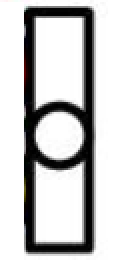
#> input picture test3/ll1_l.png, 60 x 140 px (shown 2 times larger)
$ python rotate_image.py
#> lines starting #> are read from the running program, lines starting #| are printed output that depends on the picture
import os
from PIL import Image

def rotate_image(image_path, angle, output_path):
    """
    Rotates an image by a given angle and saves it.

    Args:
        image_path (str): Path to the input image.
        angle (float): The rotation angle in degrees.
        output_path (str): Path to save the rotated image.
    """
#> called with image_path = 'test3/ll1_l.png', angle = 37, output_path = 'test3/ll1_l_rotated_37.png'
    try:
        with Image.open(image_path) as img:
#> img is the input picture: PIL image 60x140 RGBA; mean R, G, B, A 200.6, 200.4, 200.3, 255
            rotated_img = img.rotate(angle, resample=Image.BICUBIC, expand=True)
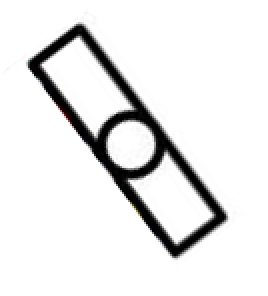
#> rotated_img: PIL image 134x148 RGBA (shown 2 times larger); mean R, G, B, A 84.8, 84.7, 84.7, 108; transparent parts drawn white
            rotated_img.save(output_path)
            print(f"Image successfully rotated by {angle} degrees and saved to {output_path}")
    except FileNotFoundError:
        print(f"Error: The file {image_path} was not found.")
    except Exception as e:
        print(f"An error occurred: {e}")

if __name__ == "__main__":
    # The script is in the same folder as the image
    current_folder = os.path.dirname(os.path.abspath(__file__))

    # Find the first jpg image in the folder
    image_name = "ll1_l.jpg"
    for file in os.listdir(current_folder):
        if file.lower().endswith((".jpg", ".jpeg", ".png")):
            image_name = file
            break

    if not image_name:
        print("No image found in the script's directory.")
    else:
        image_path = os.path.join(current_folder, image_name)

        angle = 37

        # Create output path
        file_name, file_ext = os.path.splitext(image_name)
        output_image_name = f"{file_name}_rotated_{angle}{file_ext}"
        output_path = os.path.join(current_folder, output_image_name)

        rotate_image(image_path, angle, output_path)

$ run again, with test3/micro_0111_S15.jpg saved as test3/ll1_l.png
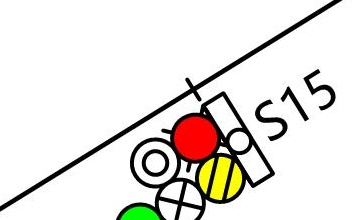
#> input picture test3/micro_0111_S15.jpg, 362 x 220 px
#> in rotate_image, img is the input picture: PIL image 362x220 RGB; mean R, G, B 230.7, 227.3, 223
#> in rotate_image, `rotated_img = img.rotate(angle, resample=Image.BICUBIC, expand=True)`:
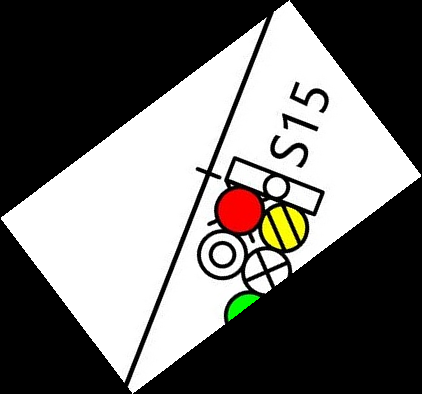
#> rotated_img: PIL image 422x394 RGB; mean R, G, B 110.4, 108.8, 106.8

$ run again, with test3/micro_0111_S15_rotated_-30.jpg saved as test3/ll1_l.png
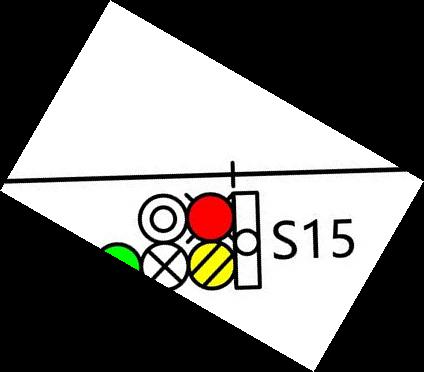
#> input picture test3/micro_0111_S15_rotated_-30.jpg, 424 x 372 px
#> in rotate_image, img is the input picture: PIL image 424x372 RGB; mean R, G, B 116.4, 114.7, 112.6
#> in rotate_image, `rotated_img = img.rotate(angle, resample=Image.BICUBIC, expand=True)`:
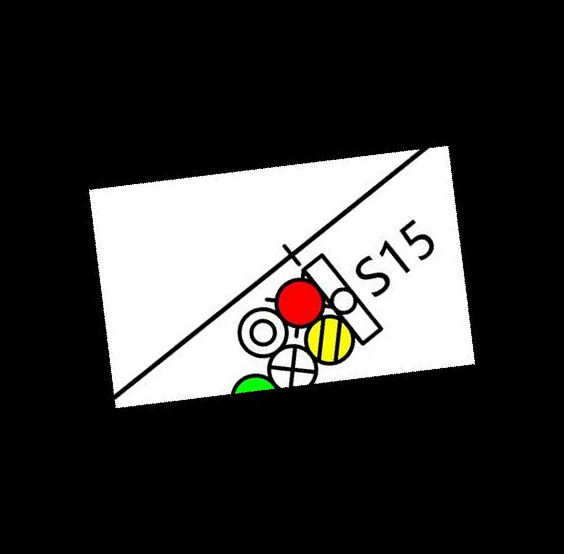
#> rotated_img: PIL image 564x554 RGB; mean R, G, B 58.7, 57.9, 56.8
